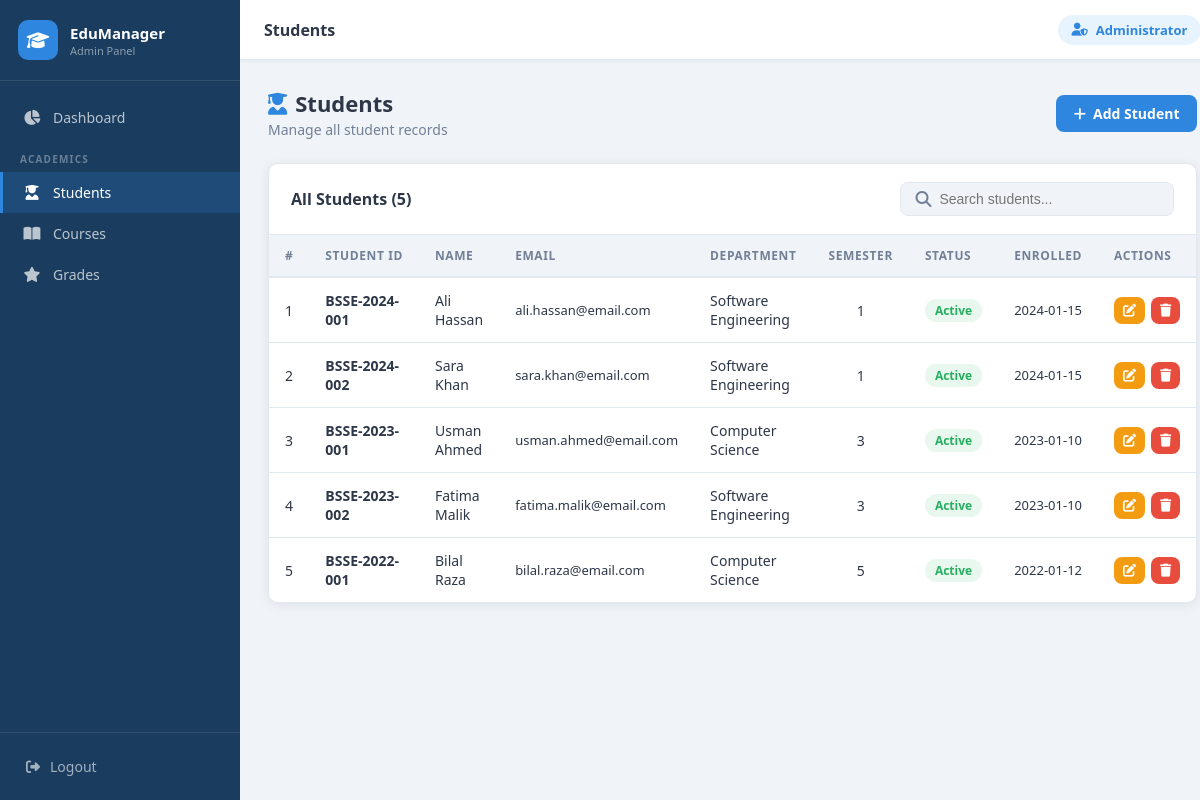
The page /students/index.php (signed in) on the database its author committed.
### tables this page shows
CREATE TABLE IF NOT EXISTS students (
    id           INT AUTO_INCREMENT PRIMARY KEY,
    student_id   VARCHAR(20)  NOT NULL UNIQUE,
    full_name    VARCHAR(100) NOT NULL,
    email        VARCHAR(100) NOT NULL UNIQUE,
    phone        VARCHAR(20),
    department   VARCHAR(100),
    semester     INT DEFAULT 1,
    status       ENUM('Active','Inactive','Graduated') DEFAULT 'Active',
    enrolled_at  DATE,
    created_at   TIMESTAMP DEFAULT CURRENT_TIMESTAMP
);

### students/index.php (the view, shortened to what this page needs)
<?php
$db = getDB();
$students = $db->query(
    "SELECT * FROM students ORDER BY created_at DESC"
);
$total = $db->query("SELECT COUNT(*) AS c FROM students")->fetch_assoc()['c'];
include '../includes/header.php';
?>
<div class="page-header">
    <div>
        <h1><i class="fas fa-user-graduate" style="color:var(--accent);margin-right:8px;"></i>Students</h1>
        <p>Manage all student records</p>
    </div>
    <a href="add.php" class="btn btn-primary"><i class="fas fa-plus"></i> Add Student</a>
</div>
<div class="card">
    <div class="card-header">
        <h2>All Students (<span id="rowCount"><?= $total ?></span>)</h2>
        <div class="search-box">
            <i class="fas fa-search"></i>
            <input type="text" id="tableSearch" placeholder="Search students...">
        </div>
    </div>
    <div class="table-responsive">
        <table>
            <thead>
                <tr>
                    <th>#</th>
                    <th>Student ID</th>
                    <th>Name</th>
                    <th>Email</th>
                    <th>Department</th>
                    <th>Semester</th>
                    <th>Status</th>
                    <th>Enrolled</th>
                    <th>Actions</th>
                </tr>
            </thead>
            <tbody>
                <?php $i=1; while($row = $students->fetch_assoc()): ?>
                <tr>
                    <td><?= $i++ ?></td>
                    <td><strong><?= htmlspecialchars($row['student_id']) ?></strong></td>
                    <td><?= htmlspecialchars($row['full_name']) ?></td>
                    <td style="font-size:13px;"><?= htmlspecialchars($row['email']) ?></td>
                    <td><?= htmlspecialchars($row['department']) ?></td>
                    <td style="text-align:center;"><?= $row['semester'] ?></td>
                    <td>
                        <?php
                        $s = $row['status'];
                        $c = $s==='Active'?'success':($s==='Graduated'?'info':'warning');
                        ?>
                        <span class="badge badge-<?=$c?>"><?=$s?></span>
                    </td>
                    <td style="font-size:13px;"><?= $row['enrolled_at'] ?></td>
                    <td>
                        <div class="action-btns">
                            <a href="edit.php?id=<?=$row['id']?>" class="btn btn-warning btn-sm btn-icon" title="Edit">
                                <i class="fas fa-edit"></i>
                            </a>
                            <button onclick="confirmDelete('delete.php?id=<?=$row['id']?>', '<?=htmlspecialchars($row['full_name'])?>')"
                                    class="btn btn-danger btn-sm btn-icon" title="Delete">
                                <i class="fas fa-trash"></i>
                            </button>
                        </div>
                    </td>
                </tr>
                <?php endwhile; ?>
            </tbody>
        </table>
    </div>
</div>
<?php include '../includes/footer.php'; ?>

### css/style.css (style rules this page uses)
*, *::before, *::after { box-sizing: border-box; margin: 0; padding: 0; }
:root { --primary: #1a3c5e; --primary-lt: #245480; --accent: #2e86de; --accent-lt: #e8f4fd; --success: #27ae60; --warning: #f39c12; --danger: #e74c3c; --bg: #f0f4f8; --card: #ffffff; --text: #2d3748; --text-muted: #718096; --border: #e2e8f0; --sidebar-w: 240px; --topbar-h: 60px; --radius: 10px; --shadow: 0 2px 12px rgba(0,0,0,.08); }
body { font-family: 'Segoe UI', Arial, sans-serif; background: var(--bg); color: var(--text); display: flex; min-height: 100vh; }
a { text-decoration: none; color: inherit; }
.page-header { display: flex; align-items: center; justify-content: space-between; margin-bottom: 24px; flex-wrap: wrap; gap: 12px; }
.page-header h1 { font-size: 22px; font-weight: 700; }
.page-header p { color: var(--text-muted); font-size: 14px; margin-top: 2px; }
.card { background: var(--card); border-radius: var(--radius); box-shadow: var(--shadow); border: 1px solid var(--border); overflow: hidden; }
.card-header { padding: 18px 22px; border-bottom: 1px solid var(--border); display: flex; align-items: center; justify-content: space-between; gap: 12px; flex-wrap: wrap; }
.card-header h2 { font-size: 16px; font-weight: 700; }
.table-responsive { overflow-x: auto; }
table { width: 100%; border-collapse: collapse; font-size: 14px; }
thead th { background: var(--bg); padding: 12px 16px; text-align: left; font-weight: 700; font-size: 12px; text-transform: uppercase; letter-spacing: .6px; color: var(--text-muted); border-bottom: 2px solid var(--border); white-space: nowrap; }
tbody td { padding: 13px 16px; border-bottom: 1px solid var(--border); vertical-align: middle; }
tbody tr:last-child td { border-bottom: none; }
.badge { display: inline-block; padding: 3px 10px; border-radius: 20px; font-size: 12px; font-weight: 600; }
.badge-success { background: #e8f8ee; color: var(--success); }
.btn { display: inline-flex; align-items: center; gap: 7px; padding: 9px 18px; border-radius: 8px; font-size: 14px; font-weight: 600; border: none; cursor: pointer; transition: all .2s; white-space: nowrap; }
.btn-primary { background: var(--accent); color: #fff; }
.btn-warning { background: var(--warning); color: #fff; }
.btn-danger { background: var(--danger); color: #fff; }
.btn-sm { padding: 6px 12px; font-size: 13px; }
.btn-icon { padding: 7px 9px; }
.search-box { display: flex; align-items: center; gap: 8px; background: var(--bg); border: 1.5px solid var(--border); border-radius: 8px; padding: 8px 14px; }
.search-box i { color: var(--text-muted); }
.search-box input { border: none; background: transparent; font-size: 14px; color: var(--text); width: 220px; outline: none; }
.action-btns { display: flex; gap: 6px; }

### rows shown on the page
students: student "BSSE-2024-001", full_name "Ali Hassan", email "ali.hassan@email.com", department "Software Engineering", semester "1", status "Active", enrolled_at "2024-01-15"
students: student "BSSE-2024-002", full_name "Sara Khan", email "sara.khan@email.com", department "Software Engineering", semester "1", status "Active", enrolled_at "2024-01-15"
students: student "BSSE-2023-001", full_name "Usman Ahmed", email "usman.ahmed@email.com", department "Computer Science", semester "3", status "Active", enrolled_at "2023-01-10"
students: student "BSSE-2023-002", full_name "Fatima Malik", email "fatima.malik@email.com", department "Software Engineering", semester "3", status "Active", enrolled_at "2023-01-10"
students: student "BSSE-2022-001", full_name "Bilal Raza", email "bilal.raza@email.com", department "Computer Science", semester "5", status "Active", enrolled_at "2022-01-12"

### other values the page prints
$pageTitle "Students"
$_SESSION['admin_name'] "Administrator"
$total "5"
